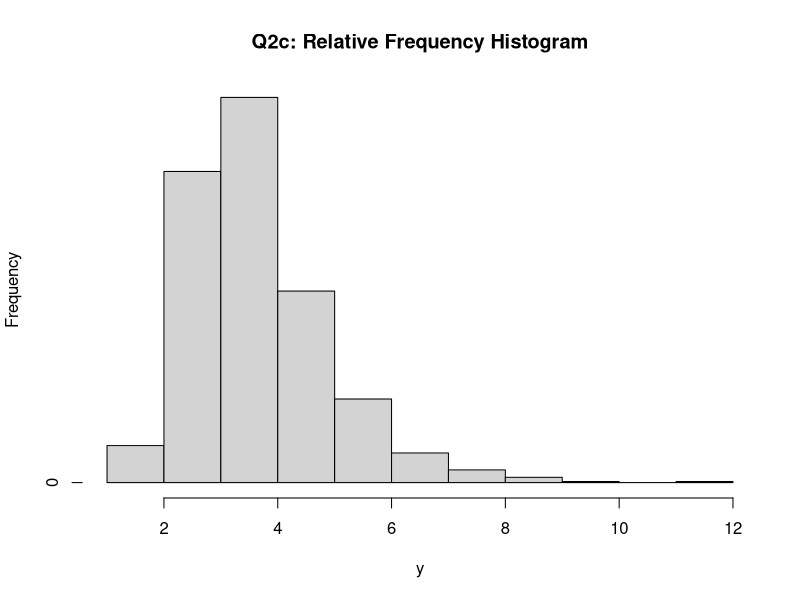
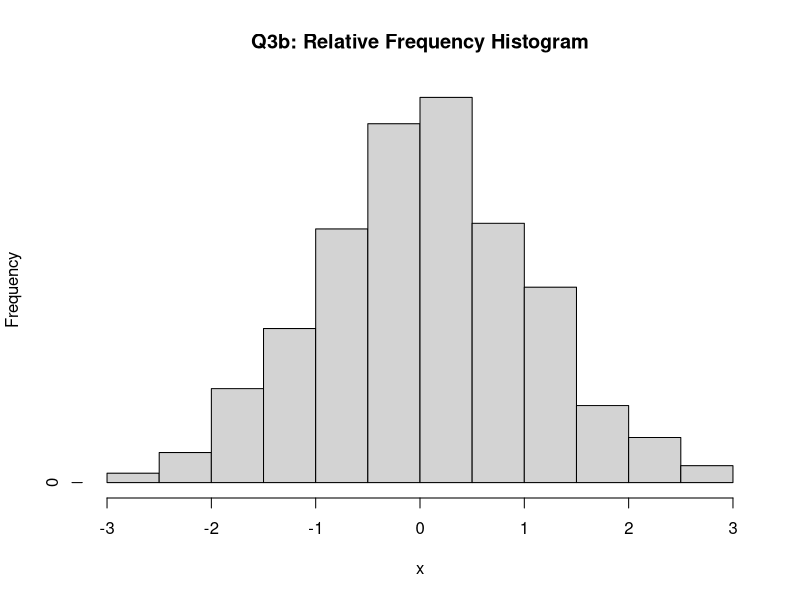
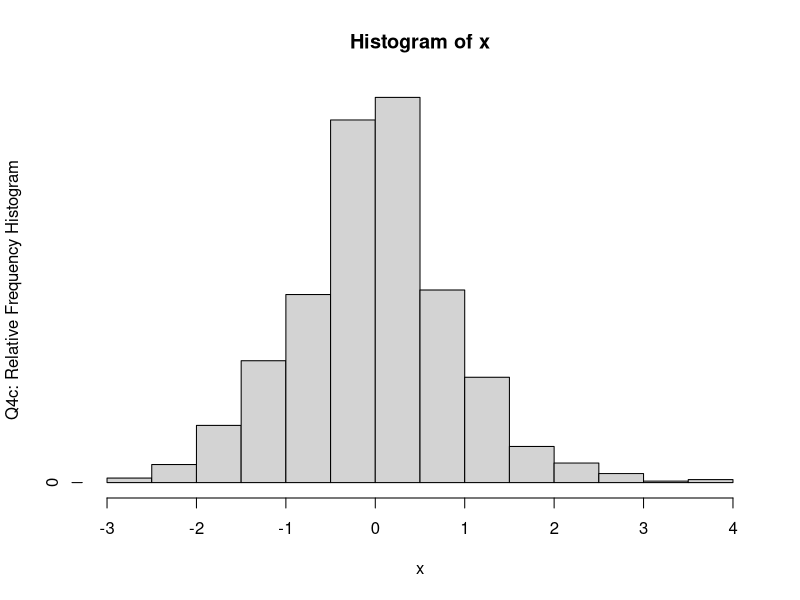

The R source for these figures, in order:
# Question 1, Assignment 1
# Last Name: Sant, First Name: Saurabh
# St. #: 1002434047
# function to generate from a Poisson distribution
simPoisson <- function(n,lambda){
  urandom <- runif(n)
  sim.vector <- rep(0,n)
  for(j in 1:n){
    i <- 0
    p <- (exp((-1)*lambda))
    F <- p
    while(urandom[j] >= F){
      p <- lambda*p/(i+1)
      F <- F+p
      i<- i+1
    }
    sim.vector[j] <- i
  }
  # output
  sim.vector
}
n=1000
lambda = 2
output1 <- simPoisson (n,lambda)
sim.mean=mean(output1)
sim.mean; var(output1)



# Question 2c, Assignment 1
# Last Name: Sant, First Name: Saurabh
# St. #: 1002434047
n <- 1000
j <- 20 # number of X_i
y <- NULL

for (i in 1:n){
  x = rexp(j,1)
  y[i] = max(x)
}
mean.sample = mean(y)
h <- hist(y, plot=F)
h$counts <- h$counts/sum(h$counts)
plot(h, freq= TRUE, main = "Q2c: Relative Frequency Histogram")



# Question 3b, Assignment 1
# Last Name: Sant, First Name: Saurabh
# St. #: 1002434047
n <- 1000
x = numeric(n)

for (i in 1:n){
  u = runif(12, -0.5, 0.5)
  x[i] = sum(u)
}
mean(x);var(x)
h <- hist(x, plot=F)
h$counts <- h$counts/sum(h$counts)
plot(h, freq= TRUE, main = "Q3b: Relative Frequency Histogram")



# Question 4c, Assignment 1
# Last Name: Sant, First Name: Saurabh
# St. #: 1002434047
n <- 1000
k <- 0  #counter for accepted
j <- 0  #iterations
x <- numeric(n)

while (k < n){
  u <- runif(1)
  j <- j + 1
  y <- rnorm(1)

  if (u < 0.2*((sin(6*y))^2 + 3*((cos(y))^2)*((sin(4*y))^2) + 1)) {
    k <- k + 1
    x[k] <- y
  }
}
mean.sample = mean(x)
var.sample = var(x)
mean.sample; var.sample

h<-hist(x, plot=F)
h$counts <- h$counts / sum(h$counts)
plot(h, freq=TRUE, ylab="Q4c: Relative Frequency Histogram")

